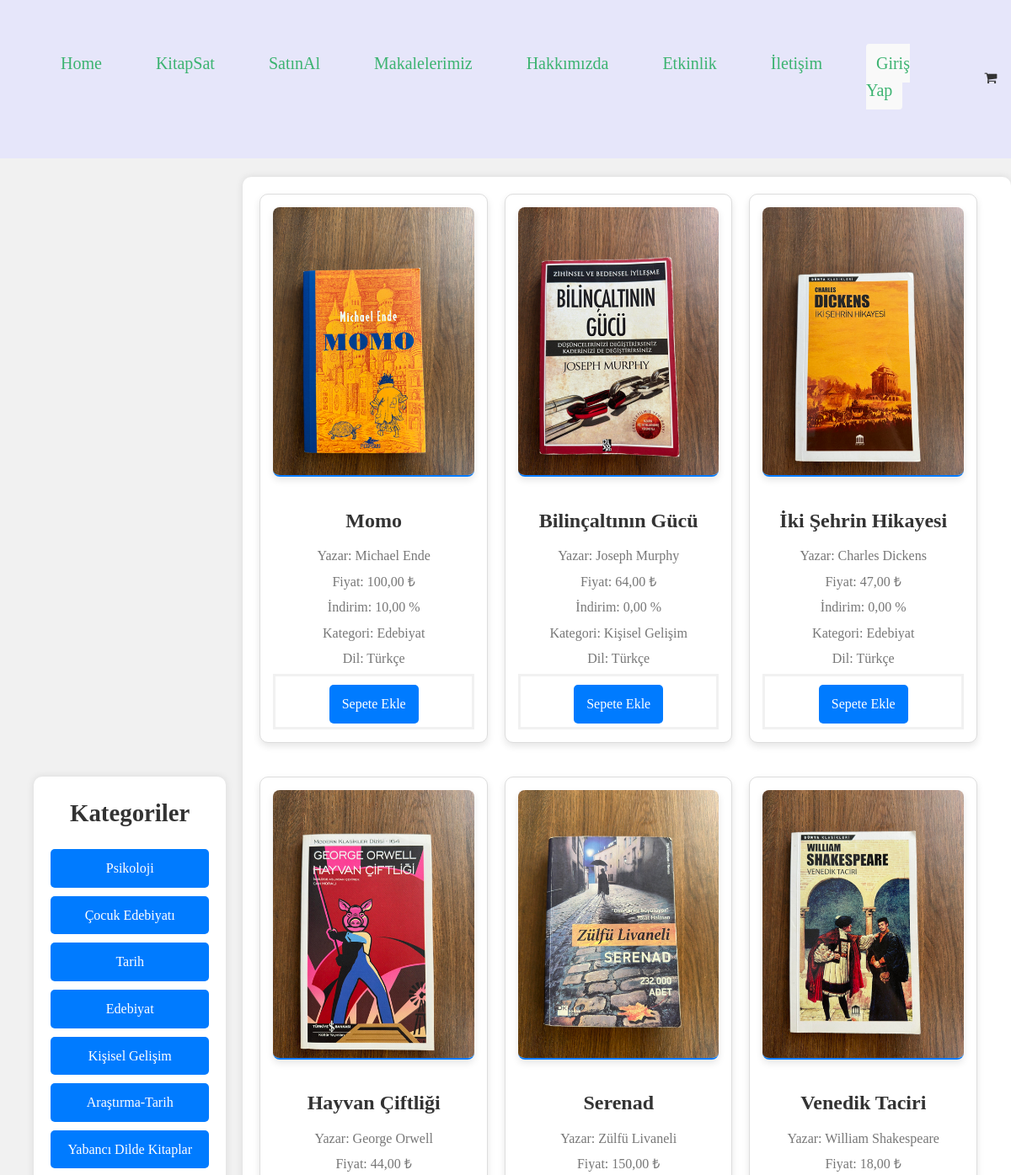
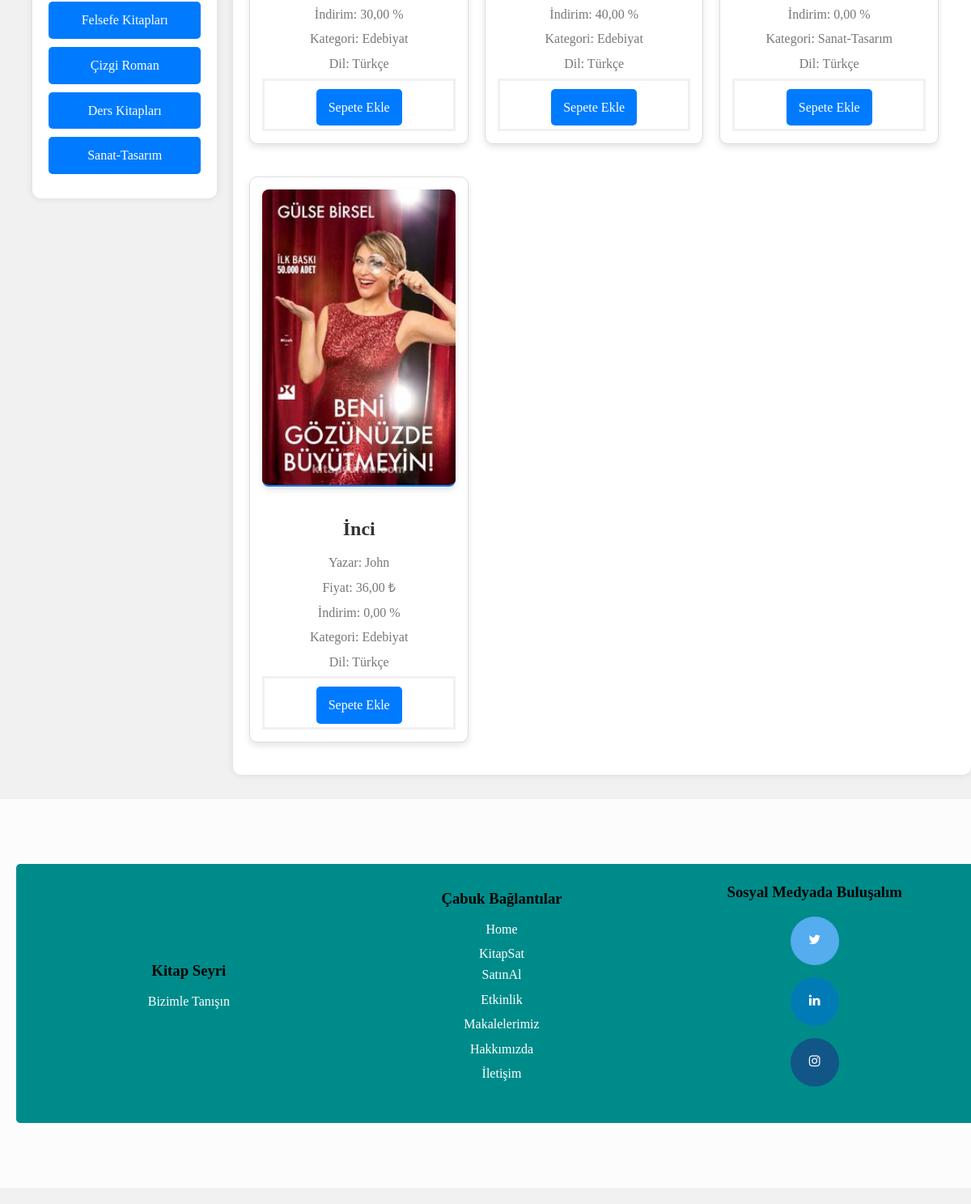
The app's page /buybook/ with its own data (2 pictures, top to bottom).
### sellbook/models.py (models this page shows, shortened)
class Category(models.Model):
    name = models.CharField(max_length=100)
    class Meta:
        verbose_name_plural = "Categories"

class SellBook(models.Model):
    bookname = models.CharField(max_length=255)
    authorname = models.CharField(max_length=255)
    price = models.DecimalField(max_digits=10, decimal_places=2)
    discount = models.DecimalField(max_digits=5, decimal_places=2, blank=True, null=True)
    booktype = models.ForeignKey(Category, on_delete=models.SET_NULL, null=True)
    booklang = models.ForeignKey(Language, on_delete=models.SET_NULL, null=True)
    bookimage = models.ImageField(upload_to='book_images/')
    seller = models.ForeignKey(User, on_delete=models.CASCADE, related_name='sell_books')
    created_at = models.DateTimeField(auto_now_add=True)

class Language(models.Model):
    name = models.CharField(max_length=100)
    class Meta:
        verbose_name_plural = "Languages"

### buybook/views.py (the view)
# urls.py: path('', views.buybook, name='buybook'),
def buybook(request):
    categories = Category.objects.all()
    category_id = request.GET.get('category')
    if category_id:
        books = SellBook.objects.filter(booktype_id=category_id)
    else:
        books = SellBook.objects.all()
    context = {
        'categories': categories,
        'books': books
    }
    return render(request, 'buybook.html', context)

### templates/buybook.html (shortened to what this page needs)
{% extends 'partials/base.html' %}
{% block content %}
<div class="container">
    <div class="sidebar">
        <h2>Kategoriler</h2>
        <ul>
            {% for category in categories %}
            <li><a href="?category={{ category.id }}">{{ category.name }}</a></li>
            {% endfor %}
        </ul>
    </div>
    <div class="main-content">
        <div class="book-list">
            {% for book in books %}
            <div class="book-item">
                <img src="{{ book.bookimage.url }}" alt="{{ book.bookname }}">
                <h3>{{ book.bookname }}</h3>
                <p>Yazar: {{ book.authorname }}</p>
                <p>Fiyat: {{ book.price }} ₺</p>
                <p>İndirim: {{ book.discount }} %</p>
                <p>Kategori: {{ book.booktype.name }}</p>
                <p>Dil: {{ book.booklang.name }}</p>
                <form method="post" action="{% url 'add_to_cart' book.id %}">
                    {% if user.is_authenticated %}
                    <button type="submit" class="cart-button">Sepete Ekle</button>
                {% else %}
                    <a href="{% url 'login' %}" class="button">Sepete Ekle</a>
                {% endif %}
                </form>
            </div>
            {% endfor %}
        </div>
    </div>
</div>
{% endblock %}

### static/home.css (style rules this page uses)
* { margin: 0; padding: 0; box-sizing: border-box; }
body { font-family: 'Montserrat'; src: url('fonts/Montserrat') format('truetype'); }
.container { width: 100%; display: flex; justify-content: space-between; align-items: center; padding: 10px 20px; }

### static/about.css (style rules this page uses)
body { font-family: Arial, sans-serif; line-height: 1.6; margin: 0; padding: 0; }

### static/contact.css (style rules this page uses)
body { font-family: 'Montserrat'; src: url('fonts/Montserrat') format('truetype'); }

### static/article.css (style rules this page uses)
body { font-family: Arial, sans-serif; }

### static/article1.css (style rules this page uses)
body { font-family: 'Montserrat'; src: url('fonts/Montserrat') format('truetype'); margin: 0; padding: 0; background-color: #f4f4f9; color: #333; }
img { border-radius: 8px; max-width: 100%; height: auto; margin-bottom: 20px; box-shadow: 0 4px 8px rgba(0, 0, 0, 0.1); }

### static/activity.css (style rules this page uses)
body { font-family: Arial, sans-serif; background-color: #f4f4f4; margin: 0; padding: 20px; }

### static/activity1.css (style rules this page uses)
body { font-family: Arial, sans-serif; line-height: 1.6; margin: 0; padding: 0; }
.button { background-color: #04AA6D; border: none; color: white; padding: 10px 20px; text-align: center; text-decoration: none; display: inline-block; font-size: 16px; margin: 4px 2px; cursor: pointer; transition-duration: 0.4s; }

### static/buybook.css (style rules this page uses)
body { font-family: 'Arial', sans-serif; margin: 0; padding: 0; background-color: #f4f4f9; color: #333; }
.container { display: flex; margin: 20px; }
.sidebar { width: 20%; background-color: #ffffff; padding: 20px; box-shadow: 0 0 10px rgba(0, 0, 0, 0.1); border-radius: 10px; }
.sidebar h2 { text-align: center; color: #333; margin-bottom: 20px; font-size: 1.8em; }
.sidebar ul { list-style-type: none; padding: 0; }
.sidebar ul li { margin: 10px 0; padding: 10px; background-color: #007BFF; color: #fff; text-align: center; cursor: pointer; border-radius: 5px; transition: background-color 0.3s ease; }
.sidebar ul li a { color: #fff; text-decoration: none; }
.main-content { width: 80%; padding: 20px; background-color: #ffffff; box-shadow: 0 0 10px rgba(0, 0, 0, 0.1); border-radius: 10px; margin-left: 20px; }
.book-list { display: flex; flex-wrap: wrap; gap: 20px; }
.book-item { width: calc(33.333% - 20px); background-color: #fff; margin-bottom: 20px; padding: 15px; border: 1px solid #ddd; text-align: center; box-shadow: 0 4px 8px rgba(0, 0, 0, 0.1); border-radius: 10px; transition: transform 0.3s ease, box-shadow 0.3s ease; }
.book-item img { width: 100%; height: auto; border-bottom: 2px solid #007BFF; margin-bottom: 15px; }
.book-item h3 { margin: 10px 0; color: #333; font-size: 1.5em; }
.book-item p { margin: 5px 0; color: #777; font-size: 1em; }
.button { display: inline-block; margin-top: 10px; padding: 10px 15px; background-color: #007BFF; color: #fff; text-decoration: none; border-radius: 5px; transition: background-color 0.3s ease; font-size: 1em; }

### static/login.css (style rules this page uses)
body { font-family: Arial, Helvetica, sans-serif; }
form { border: 3px solid #f1f1f1; }

### static/register.css (style rules this page uses)
* { box-sizing: border-box; }
body { background-color: #f1f1f1; }

### static/checkout.css (style rules this page uses)
body { font-family: 'Montserrat'; }
* { box-sizing: border-box; }

### records on screen
Category: name "Psikoloji"
Category: name "Çocuk Edebiyatı"
Category: name "Tarih"
Category: name "Edebiyat"
Category: name "Kişisel Gelişim"
Category: name "Araştırma-Tarih"
Category: name "Yabancı Dilde Kitaplar"
Category: name "Felsefe Kitapları"
Category: name "Çizgi Roman"
Category: name "Ders Kitapları"
Category: name "Sanat-Tasarım"
SellBook: bookimage (picture), bookname "Momo", authorname "Michael Ende", price "100,00", discount "10,00", booktype.name "Edebiyat", booklang.name "Türkçe"
SellBook: bookimage (picture), bookname "Bilinçaltının Gücü", authorname "Joseph Murphy", price "64,00", discount "0,00", booktype.name "Kişisel Gelişim", booklang.name "Türkçe"
SellBook: bookimage (picture), bookname "İki Şehrin Hikayesi", authorname "Charles Dickens", price "47,00", discount "0,00", booktype.name "Edebiyat", booklang.name "Türkçe"
SellBook: bookimage (picture), bookname "Hayvan Çiftliği", authorname "George Orwell", price "44,00", discount "30,00", booktype.name "Edebiyat", booklang.name "Türkçe"
SellBook: bookimage (picture), bookname "Serenad", authorname "Zülfü Livaneli", price "150,00", discount "40,00", booktype.name "Edebiyat", booklang.name "Türkçe"
SellBook: bookimage (picture), bookname "Venedik Taciri", authorname "William Shakespeare", price "18,00", discount "0,00", booktype.name "Sanat-Tasarım", booklang.name "Türkçe"
SellBook: bookimage (picture), bookname "İnci", authorname "John", price "36,00", discount "0,00", booktype.name "Edebiyat", booklang.name "Türkçe"
